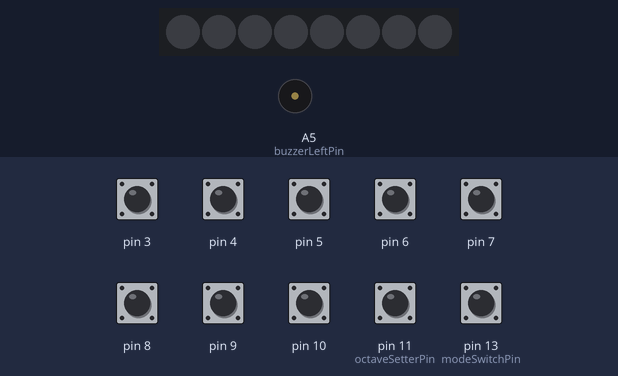
A sketch run on a simulated Arduino Uno, built with avr-gcc and run on an emulated ATmega328P. Parts: 8 RGB LEDs in strip order, left to right, buzzer (waves = sounding). The inputs (shaded band) are chosen by the test bench; at power-on: pin 3–10, pin 11 (octaveSetterPin), pin 13 (modeSwitchPin) HIGH. Dim RGB values are drawn brighter than linear.

Above: at 1.2 s.
1.3 s: pin 3 pulled LOW for 1 s
At 1.9 s:
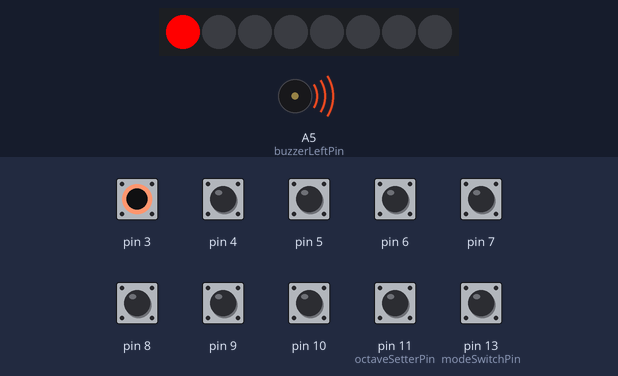
3.8 s: pin 6 pulled LOW for 0.15 s
At 3.9 s:
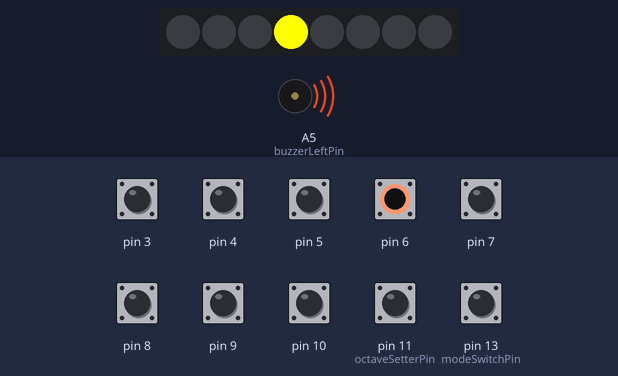
5.5 s: pin 7 pulled LOW for 0.15 s
At 5.6 s:
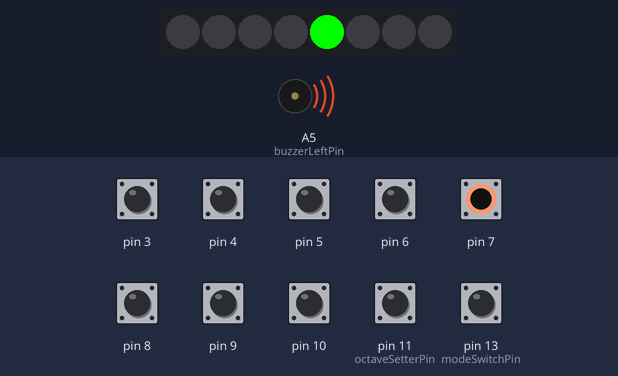
7.2 s: pin 8 pulled LOW for 0.15 s
At 7.3 s:
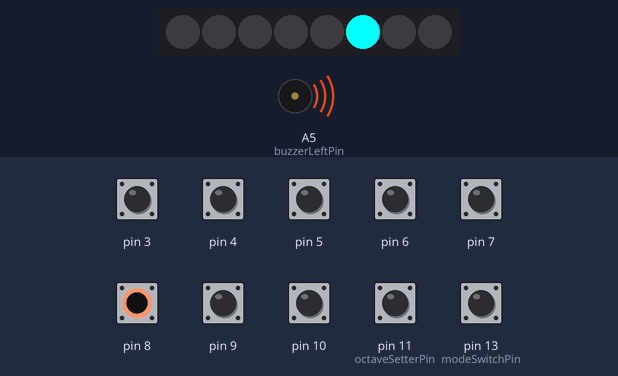
8.9 s: pin 9 pulled LOW for 0.15 s
At 9.0 s:
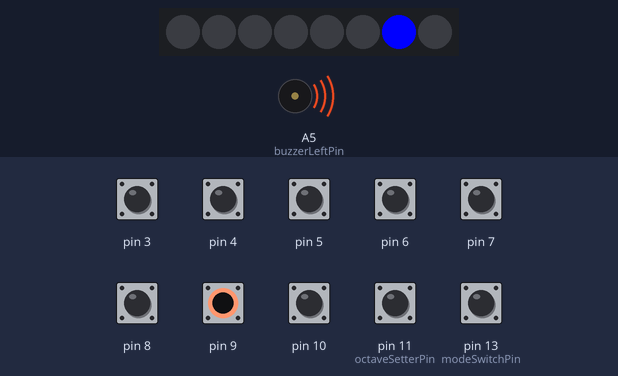
10.6 s: pin 10 pulled LOW for 0.15 s
At 10.7 s:
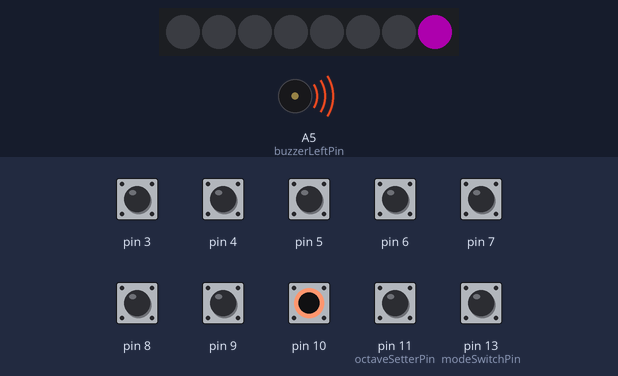
Timing chart, 0 to 13.3 s (numbered marks = the images above; inputs shaded):
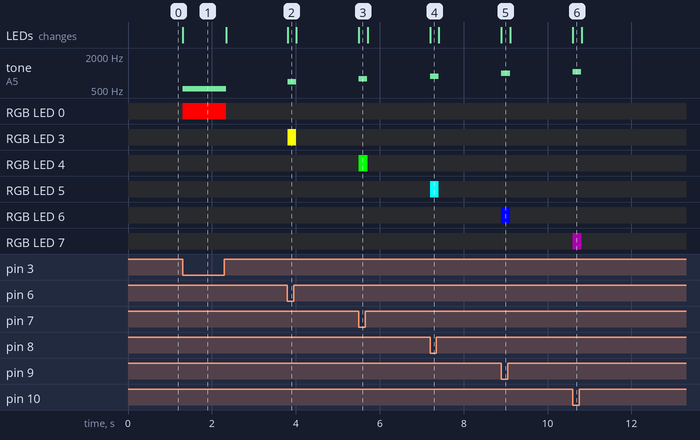

Measured:
- after the input at 1.3 s, tone on A5 (buzzerLeftPin): silent → 523 Hz at once, → silent 1.0 s later; RGB LED 0: off → RGB(255, 0, 0) at once, → off 1.0 s later; the LEDs: change at once (image 1)
- after the input at 3.8 s, tone on A5 (buzzerLeftPin): silent → 698 Hz at once, → silent 0.20 s later; RGB LED 3: off → RGB(255, 255, 0) at once, → off 0.21 s later; the LEDs: change at once (image 2)
- after the input at 5.5 s, tone on A5 (buzzerLeftPin): silent → 784 Hz at once, → silent 0.20 s later; RGB LED 4: off → RGB(0, 255, 0) at once, → off 0.21 s later; the LEDs: change at once (image 3)
- after the input at 7.2 s, tone on A5 (buzzerLeftPin): silent → 880 Hz at once, → silent 0.20 s later; RGB LED 5: off → RGB(0, 255, 255) at once, → off 0.21 s later; the LEDs: change at once (image 4)
- after the input at 8.9 s, tone on A5 (buzzerLeftPin): silent → 988 Hz at once, → silent 0.20 s later; RGB LED 6: off → RGB(0, 0, 255) at once, → off 0.21 s later; the LEDs: change at once (image 5)
- after the input at 10.6 s, tone on A5 (buzzerLeftPin): silent → 1047 Hz at once, → silent 0.20 s later; RGB LED 7: off → RGB(51, 0, 51) at once, → off 0.21 s later; the LEDs: change at once (image 6)

The sketch:

ardunino.ino
```cpp
#include <Adafruit_NeoPixel.h>
#include <Tone.h>
/*
   Constants
*/
const int TONES_AMOUNT = 8;
const int SONGS_AMOUNT = 3;
const int buzzerRightPin = A4;
const int modeSwitchPin = 13;
const int switchSongPin = 12;
const int octaveSetterPin = 11;
const int notes[] = { 3, 4, 5, 6, 7, 8, 9, 10 };
const int diodePin = 2;
const int buzzerLeftPin = A5;
/*
   Color
*/
class SimpleColor {
  private:
    int red, green, blue;
  public:
    SimpleColor(const int, const int, const int);
    const int getRed();
    const int getGreen();
    const int getBlue();
};
SimpleColor::SimpleColor(const int red, const int green, const int blue) {
  this->red = red;
  this->green = green;
  this->blue = blue;
}
const int SimpleColor::getRed() {
  return red;
}
const int SimpleColor::getGreen() {
  return green;
}
const int SimpleColor::getBlue() {
  return blue;
}

struct Colors {
  const SimpleColor TURNED_LOW[TONES_AMOUNT] = {
    SimpleColor(0xff, 0x0, 0x0), SimpleColor(0xff, 0x33, 0x7f), SimpleColor(0xff, 0x66, 0x0), SimpleColor(0xff, 0xff, 0x0), SimpleColor(0x0, 0xff, 0x0),
    SimpleColor(0x0, 0xff, 0xff),  SimpleColor(0x0, 0x0, 0xff), SimpleColor(0x33, 0x0, 0x33)
  };
  const SimpleColor TURNED_HIGH = SimpleColor(0xff, 0xff, 0xff);
  const SimpleColor TURNED_OFF = SimpleColor(0x0, 0x0, 0x0);
};

/*
   Speaker
*/
class Speaker {
  private:
    Tone buzzerLeft, buzzerRight;
  public:
    void setSpeaker(int, int);
    void play(int);
    void stop();
};

void Speaker::setSpeaker(const int pinLeft, const int pinRight) {
  buzzerLeft.begin(pinLeft);
  buzzerRight.begin(pinRight);
}
void Speaker::play(int tone) {
  buzzerLeft.play(tone);
  buzzerRight.play(tone);

  delay(100);
}
void Speaker::stop() {
  buzzerLeft.stop();
  buzzerRight.stop();
}

/*
   ToneKeyboard
*/

struct LedToPinMap{
  int led;
  int pin;
};
class ToneKeyboard {
  private:
  LedToPinMap ledPinMap[TONES_AMOUNT];
  const int TONES_LOW[TONES_AMOUNT] = { NOTE_C5, NOTE_D5, NOTE_E5, NOTE_F5, NOTE_G5, NOTE_A5, NOTE_B5, NOTE_C6 };
  const int TONES_HIGH[TONES_AMOUNT] = { NOTE_C6, NOTE_D6, NOTE_E6, NOTE_F6, NOTE_G6, NOTE_A6, NOTE_B6, NOTE_C7 };

  public:
  void setKeyboard(int[]);
  const int getTone(int, bool);
  const int getButton(int);
  const int getLed(int);
};
const int ToneKeyboard::getTone(int button, bool isHigh){
  const int * OCTAVE = isHigh ? TONES_HIGH : TONES_LOW;
  return OCTAVE[getLed(button)];
}
const int ToneKeyboard::getLed(int button){
  for (int i = 0; i < TONES_AMOUNT; i++){
    if (ledPinMap[i].pin == button)
      return ledPinMap[i].led;
  }
}
const int ToneKeyboard::getButton(int led){
  for (int i = 0; i < TONES_AMOUNT; i++){
    if (ledPinMap[i].led == led)
      return ledPinMap[i].pin;
  }
}
void ToneKeyboard::setKeyboard(int buttons[]){
  for (int i = 0; i < TONES_AMOUNT; i++){
    this->ledPinMap[i].led = i;
    this->ledPinMap[i].pin = buttons[i];
    pinMode(buttons[i], INPUT_PULLUP);
  }
}

struct Grip{
  bool high;
  char tab;
  long duration;
};

class Tutor {
  private:
  Grip** songs;
  const int songsLength[SONGS_AMOUNT] = {8, 20, 78};

  Grip* currentSong;
  int currentSongNumber = 0;
  int currentSongLength;
  int currentNote;

  long lastTime;
  public:
  void setTutor();
  void nextSong();
  void teach();
  bool getNote(bool*);
  bool isHigh();
};
void Tutor::setTutor(){
  songs = new Grip*[SONGS_AMOUNT];
  songs[0] = new Grip[songsLength[0]] {
   {false, 128, 500}, {false, 32, 500}, {false, 64, 500}, {false, 16, 500}, {false, 32, 500}, {false, 8, 500}, {false, 1, 500}, {false, 0, 200},
  };
  songs[1] = new Grip[songsLength[1]] {
    {true, 128, 500},  {true, 64, 500}, {true, 32, 500}, {true, 128, 500}, {true, 16, 700}, {true, 32, 500}, {true, 16, 500}, {true, 32, 500}, {true, 64, 500}, {false, 2, 500}, {true, 128, 500}, {true, 64, 500},
    {true, 32, 500}, {true, 0, 100}, {true, 32, 500}, {true, 64, 500}, {true, 32, 500}, {true, 64, 500}, {true, 128, 500}, {true, 0, 200}
  };
  songs[2] = new Grip[songsLength[2]] {
    {false, 8, 1000},  {false, 4, 800},  {false, 8, 800},  {false, 32, 800},  {false, 0, 200},
    {false, 8, 1000},  {false, 4, 800},  {false, 8, 800},  {false, 32, 800},  {false, 0, 200},
    {true, 64, 2000}, {false, 0, 100}, {true, 64, 1000}, {false, 2, 2000}, {false, 0, 100}, {false, 2, 1000}, {false, 1, 2000}, {false, 0, 100}, {false, 1, 1000}, {false, 8, 1000}, {false, 0, 200},
    {false, 4, 2000}, {false, 0, 100}, {false, 4, 1000}, {false, 1, 1000}, {false, 2, 1000}, {false, 4, 1000}, {false, 8, 1000}, {false, 4, 1000}, {false, 8, 1000}, {false, 32, 2000}, {false, 0, 100}, {false, 32, 400}, {false, 0, 100},
    {false, 4, 2000}, {false, 0, 100}, {false, 4, 1000}, {false, 1, 1000}, {false, 2, 1000}, {false, 4, 1000}, {false, 8, 1000}, {false, 4, 1000}, {false, 8, 1000}, {false, 32, 2000}, {false, 0, 100}, {false, 32, 400}, {false, 0, 100},
    {true, 64, 2000}, {false, 0, 100}, {true, 64, 1000}, {true, 16, 1000}, {true, 64, 1000}, {false, 2, 1000}, {false, 1, 2000}, {true, 32, 2000}, {false, 0, 200},
    {false, 1, 1000},  {false, 8, 1000}, {false, 32, 1000}, {false, 8, 1000}, {false, 16, 1000}, {false, 64, 1000}, {false, 128, 1400}, {false, 0, 200},
    {false, 32, 800}, {false, 8, 800}, {false, 1, 1000}, {false, 0, 200},
  };
}

void Tutor::teach() {
  lastTime = millis();
  currentNote = 0;
  currentSong = songs[currentSongNumber];
  currentSongLength = songsLength[currentSongNumber];
}

void Tutor::nextSong(){
  currentSongNumber = (currentSongNumber + 1) % SONGS_AMOUNT;
}
bool Tutor::getNote(bool* notes) {
  long currentTime = millis();
  if(currentTime - lastTime > currentSong[currentNote].duration){
    currentNote++;
    lastTime = currentTime;
  }
  if(currentNote >= currentSongLength)
    return false;

  char tab = currentSong[currentNote].tab;
  char multiplier = 1;
  for (int i = TONES_AMOUNT - 1; i >= 0; i--){
    notes[i] = tab & multiplier;
    multiplier *= 2;
  }
  return true;
}
bool Tutor::isHigh(){
  return currentSong[currentNote].high;
}

Speaker speaker;
ToneKeyboard keyboard;
Tutor tutor;
Colors colors;

class Strip {
  private:
  Adafruit_NeoPixel strip = Adafruit_NeoPixel(TONES_AMOUNT, diodePin, NEO_GRB + NEO_KHZ800);
  public:
  void setStrip();
  void turnOnLed(int, bool);
  void turnOffLed(int);
};

void Strip::setStrip(){
  strip.begin();
}
void Strip::turnOnLed(int led, bool high){
  SimpleColor color = high ? colors.TURNED_HIGH : colors.TURNED_LOW[led];
  strip.setPixelColor(led, strip.Color(color.getRed(), color.getGreen(), color.getBlue()));
  strip.show();
}
void Strip::turnOffLed(int led){
  strip.setPixelColor(led, strip.Color(colors.TURNED_OFF.getRed(), colors.TURNED_OFF.getGreen(), colors.TURNED_OFF.getBlue()));
  strip.show();
}
Strip strip;

void checkButton(const int button, bool octaveSetterPressed, bool learning, bool tutorIsHigh){
  if (learning)
    strip.turnOnLed(keyboard.getLed(button), tutorIsHigh);
  if (!digitalRead(button)){
      if (!learning){
        strip.turnOnLed(keyboard.getLed(button), octaveSetterPressed);
        speaker.play(keyboard.getTone(button, octaveSetterPressed));
      }
      else{
        if (octaveSetterPressed == tutorIsHigh)
          speaker.play(keyboard.getTone(button, tutorIsHigh));
      }
  }
  else {
    if (!learning)
       strip.turnOffLed(keyboard.getLed(button));
    speaker.stop();
  }
}

bool switchSong(){
  int reading = digitalRead(switchSongPin);
  if (!reading){
    tutor.nextSong();
    return true;
  }
  return false;
}
void pianoMode(bool learning, bool octaveSetterPressed, bool notes[], bool tutorIsHigh){
  for (int i = 0; i < TONES_AMOUNT; i++){
    if (notes[i])
      checkButton(keyboard.getButton(i), octaveSetterPressed, learning, tutorIsHigh);
    else
      strip.turnOffLed(i);
  }
}
void setup() {
  Serial.begin(9600);
  strip.setStrip();
  tutor.setTutor();
  speaker.setSpeaker(buzzerLeftPin, buzzerRightPin);
  keyboard.setKeyboard(notes);
  pinMode(modeSwitchPin, INPUT_PULLUP);
  pinMode(switchSongPin, INPUT_PULLUP);
  pinMode(octaveSetterPin, INPUT_PULLUP);
}
const bool notes_piano[TONES_AMOUNT] = {true, true, true, true, true, true, true, true};
bool learn = false;

void loop() {
  bool notes[TONES_AMOUNT];
  if(digitalRead(modeSwitchPin)){
    learn = false;
    pianoMode(learn, !digitalRead(octaveSetterPin), notes_piano, false);
  }
  else {
    if(switchSong() || !learn){
      learn = true;
      tutor.teach();
    }
    learn = tutor.getNote(notes);
    if (learn)
      pianoMode(learn, !digitalRead(octaveSetterPin), notes, tutor.isHigh());
  }
}
```
